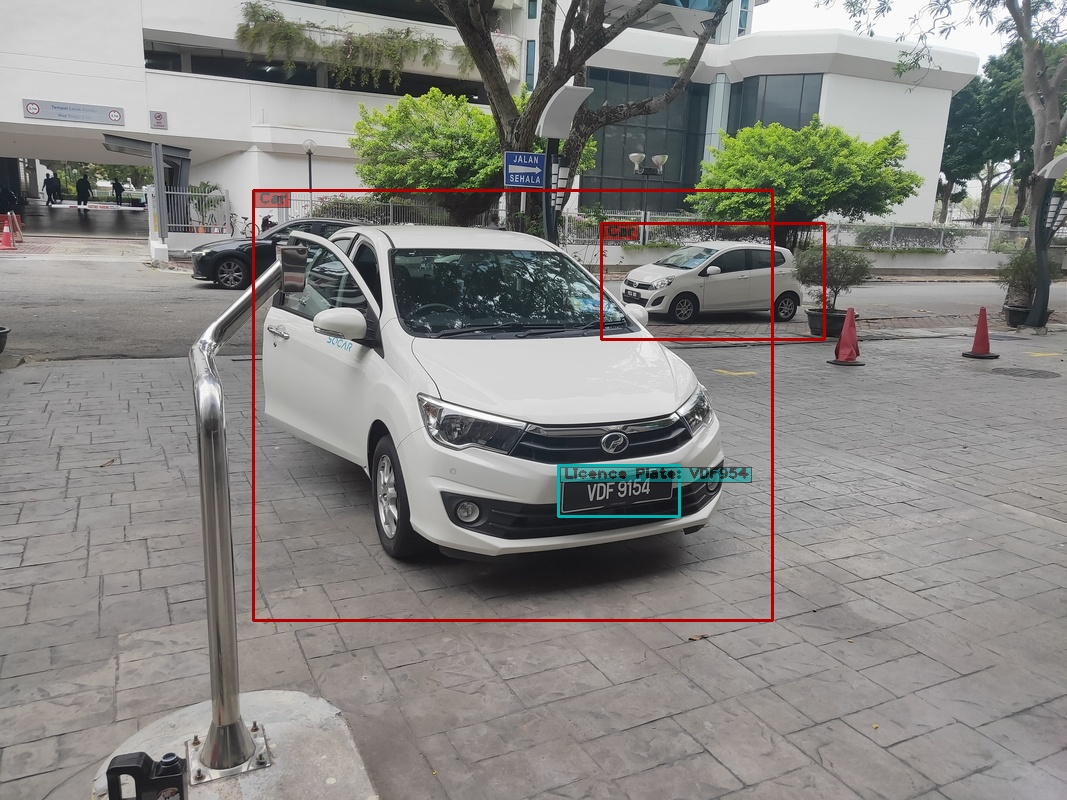
#> input picture result.jpg, 1067 x 800 px, found by its file name
$ python test.py   (older library calls are emulated)
#> lines starting #> are read from the running program, lines starting #| are printed output that depends on the picture
#> further down, img is the input picture: shape (800, 1067, 3); mean B, G, R 130, 133.4, 134.8
### src/utils/colorIdentification.py
from __future__ import print_function
import struct
from PIL import Image
import numpy as np
import scipy
import scipy.misc
import scipy.cluster
import webcolors
import cv2

colors = ([('#f0f8ff', 'aliceblue'), ('#faebd7', 'antiquewhite'), ('#00ffff', 'cyan'), ('#7fffd4', 'aquamarine'), ('#f0ffff', 'azure'), ('#f5f5dc', 'beige'), ('#ffe4c4', 'bisque'), ('#000000', 'black'), ('#ffebcd', 'blanchedalmond'), ('#0000ff', 'blue'), ('#8a2be2', 'blueviolet'), ('#a52a2a', 'brown'), ('#deb887', 'burlywood'), ('#5f9ea0', 'cadetblue'), ('#7fff00', 'chartreuse'), ('#d2691e', 'chocolate'), ('#ff7f50', 'coral'), ('#6495ed', 'cornflowerblue'), ('#fff8dc', 'cornsilk'), ('#dc143c', 'crimson'), ('#00008b', 'darkblue'), ('#008b8b', 'darkcyan'), ('#b8860b', 'darkgoldenrod'), ('#a9a9a9', 'darkgrey'), ('#006400', 'darkgreen'), ('#bdb76b', 'darkkhaki'), ('#8b008b', 'darkmagenta'), ('#556b2f', 'darkolivegreen'), ('#ff8c00', 'darkorange'), ('#9932cc', 'darkorchid'), ('#8b0000', 'darkred'), ('#e9967a', 'darksalmon'), ('#8fbc8f', 'darkseagreen'), ('#483d8b', 'darkslateblue'), ('#2f4f4f', 'darkslategrey'), ('#00ced1', 'darkturquoise'), ('#9400d3', 'darkviolet'), ('#ff1493', 'deeppink'), ('#00bfff', 'deepskyblue'), ('#696969', 'dimgrey'), ('#1e90ff', 'dodgerblue'), ('#b22222', 'firebrick'), ('#fffaf0', 'floralwhite'), ('#228b22', 'forestgreen'), ('#ff00ff', 'magenta'), ('#dcdcdc', 'gainsboro'), ('#f8f8ff', 'ghostwhite'), ('#ffd700', 'gold'), ('#daa520', 'goldenrod'), ('#808080', 'grey'), ('#008000', 'green'), ('#adff2f', 'greenyellow'), ('#f0fff0', 'honeydew'), ('#ff69b4', 'hotpink'), ('#cd5c5c', 'indianred'), ('#4b0082', 'indigo'), ('#fffff0', 'ivory'), ('#f0e68c', 'khaki'), ('#e6e6fa', 'lavender'), ('#fff0f5', 'lavenderblush'), ('#7cfc00', 'lawngreen'), ('#fffacd', 'lemonchiffon'), ('#add8e6', 'lightblue'), ('#f08080', 'lightcoral'), ('#e0ffff', 'lightcyan'), ('#fafad2', 'lightgoldenrodyellow'), ('#d3d3d3', 'lightgrey'), ('#90ee90', 'lightgreen'), ('#ffb6c1', 'lightpink'), ('#ffa07a', 'lightsalmon'), ('#20b2aa', 'lightseagreen'), ('#87cefa', 'lightskyblue'), ('#778899', 'lightslategrey'), ('#b0c4de', 'lightsteelblue'), ('#ffffe0', 'lightyellow'), ('#00ff00', 'lime'), ('#32cd32', 'limegreen'), ('#faf0e6', 'linen'), ('#800000', 'maroon'), ('#66cdaa', 'mediumaquamarine'), ('#0000cd', 'mediumblue'), ('#ba55d3', 'mediumorchid'), ('#9370d8', 'mediumpurple'), ('#3cb371', 'mediumseagreen'), ('#7b68ee', 'mediumslateblue'), ('#00fa9a', 'mediumspringgreen'), ('#48d1cc', 'mediumturquoise'), ('#c71585', 'mediumvioletred'), ('#191970', 'midnightblue'), ('#f5fffa', 'mintcream'), ('#ffe4e1', 'mistyrose'), ('#ffe4b5', 'moccasin'), ('#ffdead', 'navajowhite'), ('#000080', 'navy'), ('#fdf5e6', 'oldlace'), ('#808000', 'olive'), ('#6b8e23', 'olivedrab'), ('#ffa500', 'orange'), ('#ff4500', 'orangered'), ('#da70d6', 'orchid'), ('#eee8aa', 'palegoldenrod'), ('#98fb98', 'palegreen'), ('#afeeee', 'paleturquoise'), ('#d87093', 'palevioletred'), ('#ffefd5', 'papayawhip'), ('#ffdab9', 'peachpuff'), ('#cd853f', 'peru'), ('#ffc0cb', 'pink'), ('#dda0dd', 'plum'), ('#b0e0e6', 'powderblue'), ('#800080', 'purple'), ('#ff0000', 'red'), ('#bc8f8f', 'rosybrown'), ('#4169e1', 'royalblue'), ('#8b4513', 'saddlebrown'), ('#fa8072', 'salmon'), ('#f4a460', 'sandybrown'), ('#2e8b57', 'seagreen'), ('#fff5ee', 'seashell'), ('#a0522d', 'sienna'), ('#c0c0c0', 'silver'), ('#87ceeb', 'skyblue'), ('#6a5acd', 'slateblue'), ('#708090', 'slategrey'), ('#fffafa', 'snow'), ('#00ff7f', 'springgreen'), ('#4682b4', 'steelblue'), ('#d2b48c', 'tan'), ('#008080', 'teal'), ('#d8bfd8', 'thistle'), ('#ff6347', 'tomato'), ('#40e0d0', 'turquoise'), ('#ee82ee', 'violet'), ('#f5deb3', 'wheat'), ('#ffffff', 'white'), ('#f5f5f5', 'whitesmoke'), ('#ffff00', 'yellow'), ('#9acd32', 'yellowgreen')])

# [17 lines left out: functions closest_colour, get_colour_name, not called in this run]


def colorID(img, NUM_CLUSTERS):
#> called with NUM_CLUSTERS = 5
    img = cv2.cvtColor(img, cv2.COLOR_BGR2RGB)
    im = Image.fromarray(img)
    im = im.resize((150, 150))
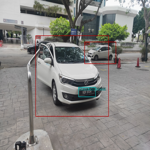
#> im: PIL image 150x150 RGB; mean R, G, B 134.8, 133.4, 130
    ar = np.asarray(im)
    shape = ar.shape
#> shape = (150, 150, 3)
#> (the run stopped early here; a loop or call above may not have finished)
